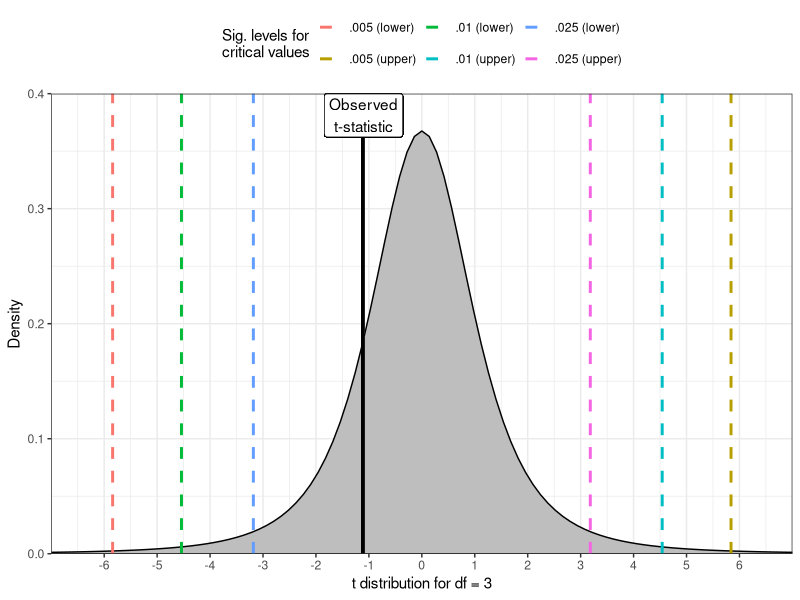

This chart was generated by the following R code:
## ---- chunk 1
#| echo: FALSE
#| html-table-processing: none
#| label: tbl-beer
#| tbl-cap: "Beers consumed per week for four UvA students"
#| tbl-cap-location: bottom 
#| tbl-colwidths: FALSE 
`%>%`<-magrittr::`%>%`

data<-tibble::tibble("BeersPerWeek"=c(5,10,12,5)) 
data %>%
  kableExtra::kbl(align="c",col.names=c("Beers per week")) %>%
  kableExtra::kable_classic() %>% 
  kableExtra::kable_styling(full_width=FALSE)

## ---- chunk 2
#| echo: FALSE
#| label: tbl-tsteps
#| tbl-cap: "Standard deviation calculation"
#| tbl-cap-location: bottom

data<-tibble::tibble("BeersPerWeek"=c(5,10,12,5))
data$x_minus_xbar<-data$BeersPerWeek-mean(data$BeersPerWeek)
data$xdev_square<-data$x_minus_xbar^2

data %>%
  kableExtra::kbl(align="c",col.names=c("$$x_{beers}$$","$$x-\\bar{x}$$","$$(x-\\bar{x})^2$$")) %>% 
  kableExtra::kable_classic() %>% 
  kableExtra::column_spec(column=1, width="5cm", background="white") %>% 
  kableExtra::column_spec(column=2, width="5cm", background="lightblue") %>%
  kableExtra::column_spec(column=3, width="5cm", background="navajowhite")

## ---- chunk 3
propt<-pt(q = -1.12, df = 3, lower.tail = TRUE)*2
# q = our t-value
# df = 3
# lower.tail = TRUE - as the t-value is negative, we compare the value to the left tail of the symmetric t-distribution, but we multiply the result by 2 because our hypothesis was non-directional and requires a two-tailed p-value 
## ---- chunk 4
#| label: fig-tdist
#| fig-cap: "Critical t-values for selected significance levels vs. observed statistic"

  
segments<-tibble::tibble(quants=c(qt(.025,df =3),qt(.975,df =3),qt(.01,df =3),
                                  qt(.99,df =3), qt(.005,df =3),qt(.995,df =3)),
                         p=c(".025 (lower)", ".025 (upper)", ".01 (lower)", 
                             ".01 (upper)",".005 (lower)", ".005 (upper)"))


ggplot2::ggplot(data.frame(x = seq(-7, 7, length = 100)), ggplot2::aes(x = x)) + 
  ggplot2::stat_function(fun = dt, args = list(df = 3),fill="grey", geom = "density")+
  ggplot2::theme_bw()+
  ggplot2::geom_segment(data = segments, ggplot2::aes(x=quants,y=0,xend=quants,yend=.4,color=p),
                        linetype="dashed",linewidth = 1)+
  ggplot2::geom_segment(x=-1.12,y=0,xend=-1.12,yend=.4,color="black", linewidth = 1) +
  ggplot2::labs(x = "t distribution for df = 3", y = "Density", colour = "Sig. levels for\ncritical values")+
  ggplot2::theme(legend.position="top") +
  ggplot2::geom_label(x = -1.1, y = .4, vjust = "inward", label = "Observed\nt-statistic") +
  ggplot2::scale_x_continuous(expand = c(0, 0), breaks = seq(-6,6,by=1)) +
  ggplot2::scale_y_continuous(expand = c(0, 0))
